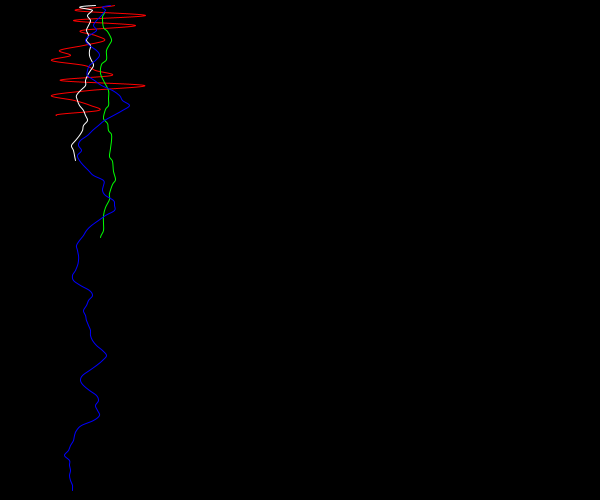
Frame 1 (no input)
Frame 60 (the mouse pressed at the canvas centre just before this capture): identical to frame 1, image omitted
Frame 120 (the mouse held since frame 60 and released just before this capture): identical to frame 1, image omitted

The Processing sketch that drew this single still picture (run headless with seeded random() and noise(); from frame 60 on, the mouse is pressed at the canvas centre):

// Processing sketch: Four_Lines_Noise_Example
// ── Four_Lines_Noise_Example.pde

void drawPosition(float xStart, float xEnd) {

noFill();
float x = (xStart + xEnd)/2;
float y = 0;

beginShape();
while (y<height/4){
  stroke(255,0,0); 
  curveVertex(x,y);
  x = random(xStart, xEnd);
  y += 5;
}
endShape();
}

void drawStep(float xStart, float xEnd)
{
  noFill();
  float x = (xStart + xEnd);
  float y = 0;
  
  beginShape();
  while (y<height/3){
    curveVertex(x,y);
    x+= random(-5,5);
    y+= 5;
    if (x>xEnd) x-=(xEnd-xStart);
    if(x<xStart) x+=(xEnd - xStart);
  }
  endShape();
}

void drawVectorStep(float xStart, float xEnd){
  noFill();
  float x = (xStart + xEnd);
  float y = 0;
  
  beginShape();
  while (y<height/2)
  {
    curveVertex(x,y);
    
    PVector v = PVector.fromAngle(random(1*PI/4, 3*PI/4));
    v.setMag(random(5,10));
    
    x+= v.x;
    y+= v.y;
    
    if (x>xEnd){
      endShape();
      x -=(xEnd-xStart);
      beginShape();}
    if(x<xStart){
      endShape();
      x+=(xEnd-xStart);
      beginShape();}
  }
  endShape();
}

void drawPerlin(float xStart, float xEnd, float factor){
  noFill();
  
  float x = (xStart + xEnd);
  float y = 0;
  
  beginShape();
  while (y<height)
  {
    curveVertex(x, y);
    float t = noise(y/height * factor);
    x = map(t, 0, 1, xStart, xEnd);
    y += 5;
  }
  endShape();
}

void setup(){
  size(600, 500);
  background(0);
  stroke(255);
  drawPosition(50,150);
  
  stroke(255);
  drawStep(50,250);
  
  stroke(0,255,0);
  drawVectorStep(50,350);
  
  stroke(0, 0, 255);
  drawPerlin(50, 150, 10);
}

void draw()
{
}
